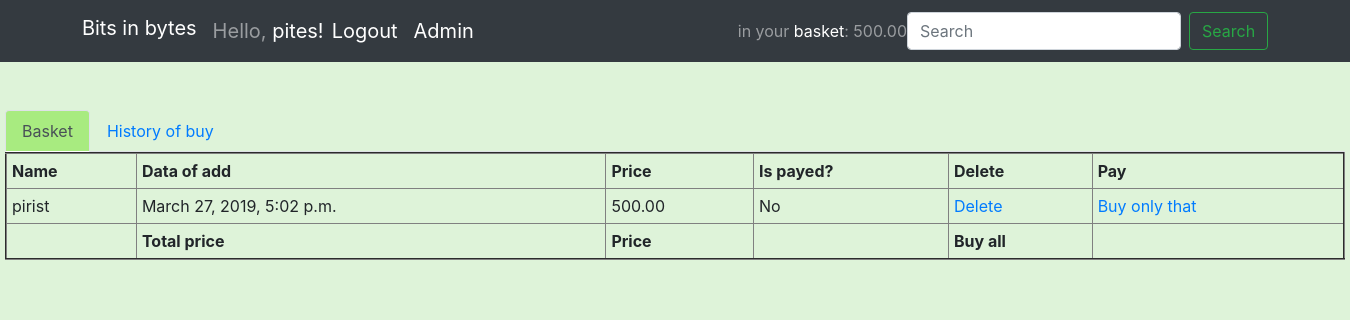
The page /account/basket (signed in) on the database as committed earlier.
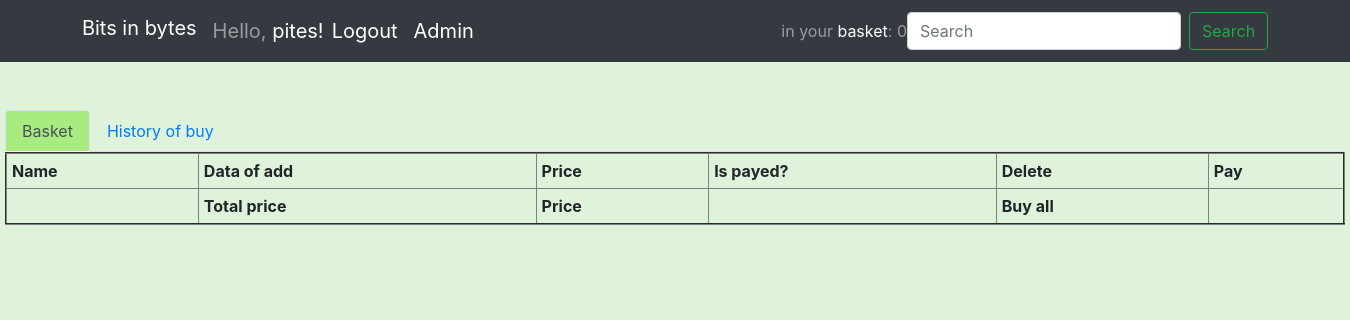
The same page on the database as committed later.
### app1/models.py (models this page shows)
class User(AbstractUser):
    region = models.CharField(max_length=60, help_text="Oblast Vashego projivaia", blank=True)
    city = models.CharField(max_length=60, help_text="Gorod Vashego projivaia", blank=True)
    address = models.CharField(max_length=80, help_text="Adress Vashego projivaia", blank=True)
    delivery = models.CharField(max_length=80, help_text="Predpochitaemaya slujba dostavki i nomer otdelenia",
                                blank=True)

class ShoppingList (models.Model):
    buyer = models.ForeignKey('User', on_delete=models.CASCADE)
    product = models.ForeignKey("Product", on_delete=models.CASCADE)
    price = models.DecimalField(max_digits=6, decimal_places=2)
    data_of_buy = models.DateTimeField(auto_now_add=True)
    payed_or_not = models.CharField(max_length=80, default="No")
    product_name = models.CharField(max_length=80)

### app1/views.py (the view, shortened to what this page needs)
# urls.py: url(r'account/basket$', views.basket, name="basket"),
def basket(request, pk=None):
    prod_in_bask = ShoppingList.objects.filter(buyer_id=request.user.id, payed_or_not='No')
    story_of_buy = ShoppingList.objects.filter(buyer_id=request.user.id, payed_or_not='Yes')
    price = 0
    for prod in prod_in_bask:
        price = price + prod.price
    price = int(price * 100)
    if pk is not None:
        dell_pod = ShoppingList.objects.filter(id=pk)
        del_prod_obj = dell_pod.get()
        prod = get_object_or_404(Product, pk=del_prod_obj.product_id)
        dell_pod.delete()
        warr = ChangeWarranty(request.POST, instance=prod)
        warr = warr.save()
        warr.warranty = prod.warranty + 1
        warr.save()
        return redirect('basket')
    else:
        pass
    return render(request, 'app1/basket.html', {'prod_in_bask': prod_in_bask, 'price': price, 'story': story_of_buy,})

### app1/templates/app1/basket.html (shortened to what this page needs)
{% extends "app1/base.html" %}
{% load static %}
{% block head %}
<link rel="stylesheet" type="text/css" href="{% static 'app1/css/basket.css'%}">
{% endblock %}
{% block content %}
<br>
<br>
<ul class="nav nav-tabs">
  <li class="nav-item"><a class="nav-link active" data-toggle="tab" href="#panel1">Basket</a></li>
  <li class="nav-item" ><a class="nav-link" data-toggle="tab" href="#panel2">History of buy</a></li>
</ul>
<div class="tab-content">
  <div id="panel1" class="tab-pane fade show active">
     <table border="2" width="100%" cellpadding="5">
        <tr>
            <th>Name</th>
            <th>Data of add</th>
            <th>Price</th>
            <th>Is payed?</th>
            <th>Delete</th>
            <th>Pay</th>
         </tr>
       {% for prod in prod_in_bask %}
        <tr>
        <td>{{ prod.product_name}}</td>
        <td>{{ prod.data_of_buy }}</td>
        <td>{{ prod.price}} </td>
        <td>{{ prod.payed_or_not}} </td>
        <td><a href="{% url 'basket' pk=prod.id %}">Delete</a></td>
        <td><a href="{% url 'product_buy_one' pk=prod.id %}">Buy only that</a></td>
      </tr>
        {% endfor %}
          <tr>
            <th></th>
            <th>Total price</th>
            <th>Price</th>
            <th></th>
            <th>Buy all</th>
            <th>
             </th>
         </tr>
    </table>
  </div>
</div>
{% endblock %}

### app1/templates/app1/base.html (shortened to what this page needs)
{% load static %}
<!DOCTYPE html>
<html lang="en">
<head>
    <link rel="stylesheet" href="https://stackpath.bootstrapcdn.com/bootstrap/4.3.1/css/bootstrap.min.css">
    <link rel="stylesheet" type="text/css" href="{% static 'app1/css/base.css'%}">
    {% block head %}
    {% endblock %}
</head>
    <body>
        <nav class="navbar navbar-expand-lg navbar-dark bg-dark">
            <div class="navbar-container">
                <a class="navbar-brand" href="/">Bits in bytes</a>
                <div class="collapse navbar-collapse" id="navbarSupportedContent">
                <ul class="navbar-nav mr-auto">
                  {% if user.is_authenticated %}
                   <li class="nav-item active">
                     <span class="navbar-text" style="font-size: 20px">Hello, <a href="{% url 'profile' %}">{{user.username}}!</a></span>
                      </li>
                      <li class="nav-item active">
                        <a class="nav-link" href="{% url 'logout' %}" style="font-size: 20px">Logout</a>
                      </li>
                    {% if user.is_staff == 1 %}
                      <li class="nav-item active">
                        <a class="nav-link" href="/admin/" style="font-size: 20px">Admin</a>
                      </li>
                  {% endif %}
                  {% endif %}
                </ul>
                <div>
                  {% if user.is_authenticated %}
                        <div class="navbar-text">in your <a href="{% url 'basket' %}">basket</a>: {{user.basket_state}}</div>
                  {% endif %}
                </div>
                <div>
                    <form class="form-inline my-2 my-lg-0" action="{% url 'searching' %}" method="get">
                      <input class="form-control mr-sm-2" name="search" type="search" placeholder="Search" aria-label="Search">
                      <button class="btn btn-outline-success my-2 my-sm-0" type="submit">Search</button>
                    </form>
                </div>
                </div>
            </div>
        </nav>
    <div class="main-content">
        {% block content %}
        {% endblock %}
    </div>
</body>
</html>

Rows that differ between the two databases and show on the page:
no longer on this page (row edited): ShoppingList: product_name "pirist", data_of_buy "March 27, 2019, 5:02 p.m.", price "500.00", payed_or_not "No"
changed User "pites": basket_state "500.00" → "0"
